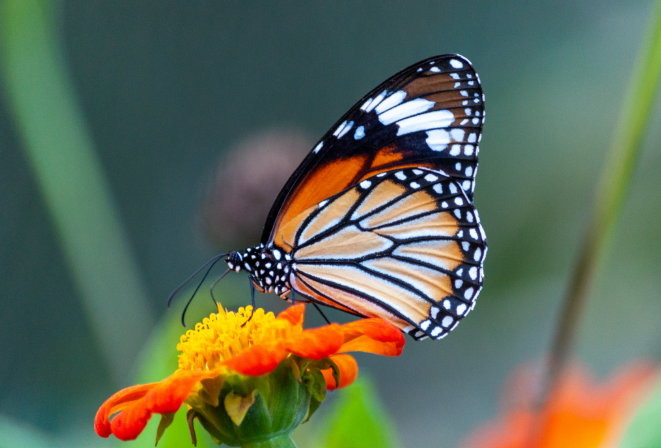
#> input picture lab/input 3.png, 661 x 448 px, given in place of input 3.jpg, which was not available
$ python histogram_equalization.py
#> lines starting #> are read from the running program, lines starting #| are printed output that depends on the picture; pictures that were not available may be replaced by others from this repository, and a replacement may not be noted
import cv2
import matplotlib.pyplot as plt
import os

# Image file
image_path = "input 3.jpg"

print("Looking for image at:")
print(os.path.abspath(image_path))

# Read image
image = cv2.imread(image_path)
#> image is the input picture: shape (448, 661, 3); mean B, G, R 87.5, 106.2, 95.1

# Check image
if image is None:
    print("Error: Image not found!")
    print("Check the image name, extension, and folder.")
    exit()

# Convert to grayscale
gray = cv2.cvtColor(image, cv2.COLOR_BGR2GRAY)
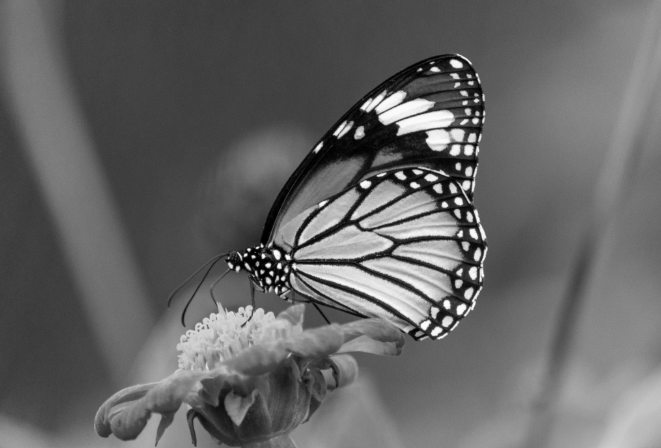
#> gray: shape (448, 661); min 0, max 253, mean 100.8

# Histogram equalization
equalized = cv2.equalizeHist(gray)
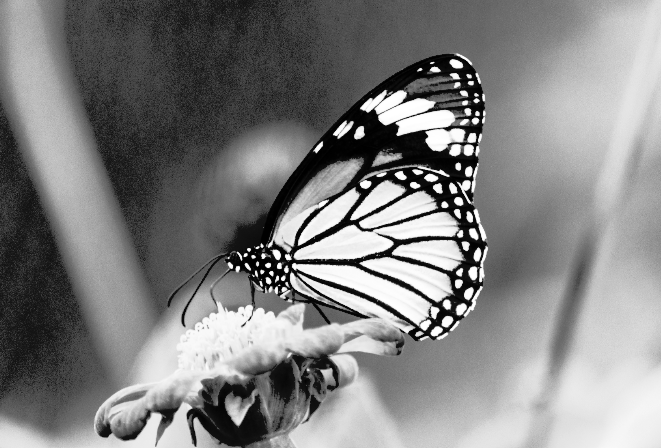
#> equalized: shape (448, 661); min 0, max 255, mean 128.8

# Display images and histograms
plt.figure(figsize=(10, 7))

plt.subplot(2, 2, 1)
plt.imshow(gray, cmap="gray")
plt.title("Original Image")
plt.axis("off")

plt.subplot(2, 2, 2)
plt.imshow(equalized, cmap="gray")
plt.title("Histogram Equalized Image")
plt.axis("off")

plt.subplot(2, 2, 3)
plt.hist(gray.ravel(), 256, [0, 256])
plt.title("Original Histogram")
plt.xlabel("Pixel Intensity")
plt.ylabel("Frequency")

plt.subplot(2, 2, 4)
plt.hist(equalized.ravel(), 256, [0, 256])
plt.title("Equalized Histogram")
plt.xlabel("Pixel Intensity")
plt.ylabel("Frequency")

plt.tight_layout()
plt.show()
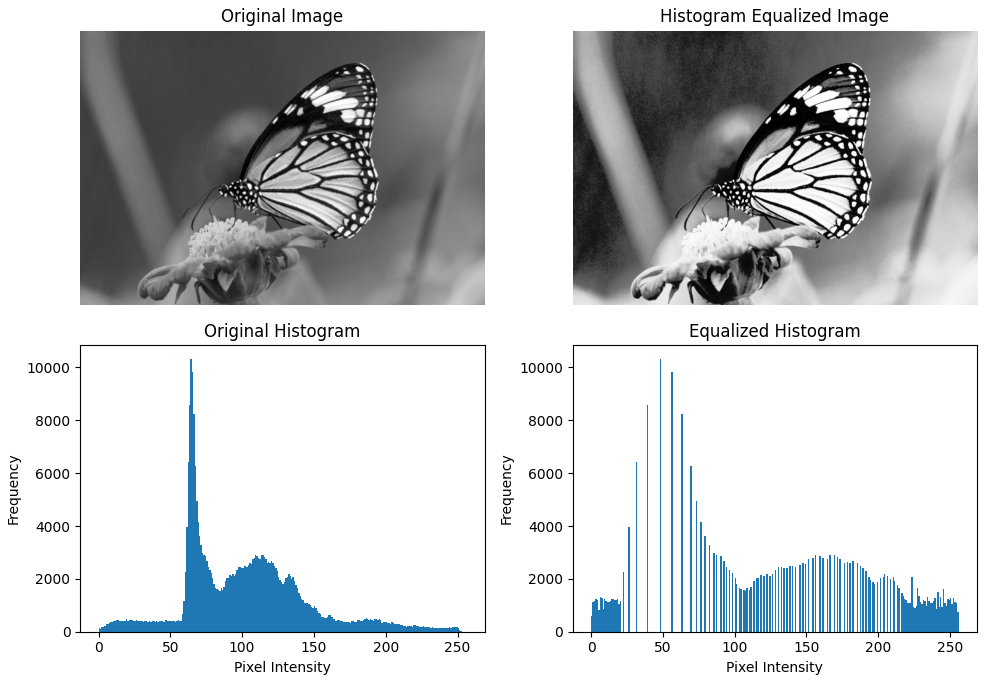
#> figure drawn by matplotlib, 4 panels; panel 3: tallest bar 10331 high, from x = 64 to 65; panel 4: tallest bar 10331 high, from x = 48 to 49

$ run again, with lab/180 Degree Clockwise Rotation11.png copied over lab/input 3.png
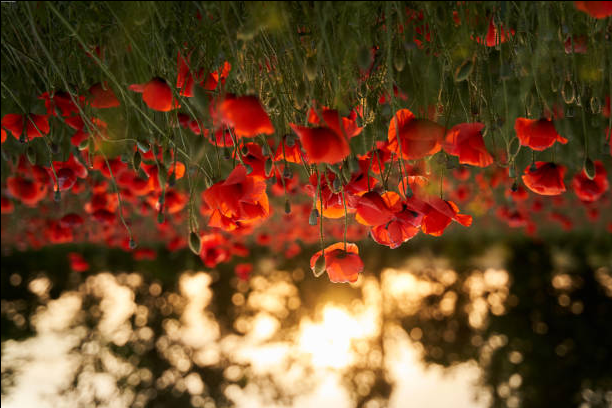
#> input picture lab/180 Degree Clockwise Rotation11.png, 612 x 408 px, given in place of input 3.jpg, which was not available
#> image is the input picture: shape (408, 612, 3); mean B, G, R 41, 72.6, 110
#> `equalized = cv2.equalizeHist(gray)`:
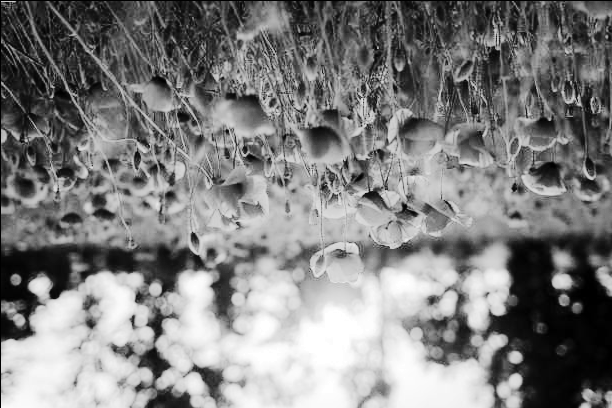
#> equalized: shape (408, 612); min 0, max 255, mean 128
#> `plt.show()`:
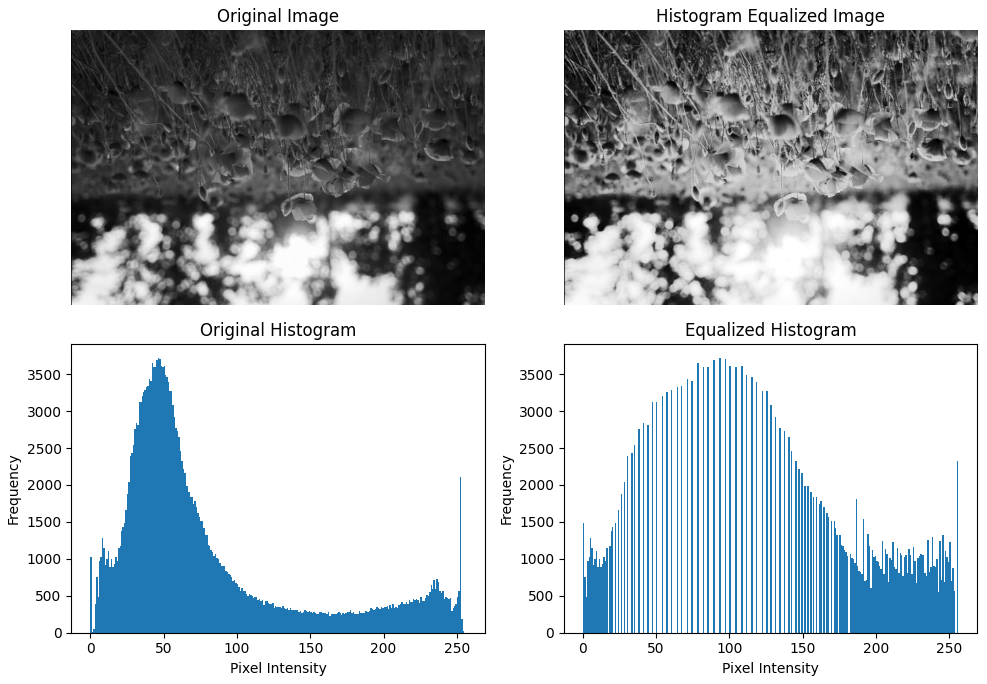
#> figure drawn by matplotlib, 4 panels; panel 3: tallest bar 3721 high, from x = 46 to 47; panel 4: tallest bar 3721 high, from x = 93 to 94

$ run again, with lab/270 Degree Clockwise Rotation12.png copied over lab/input 3.png
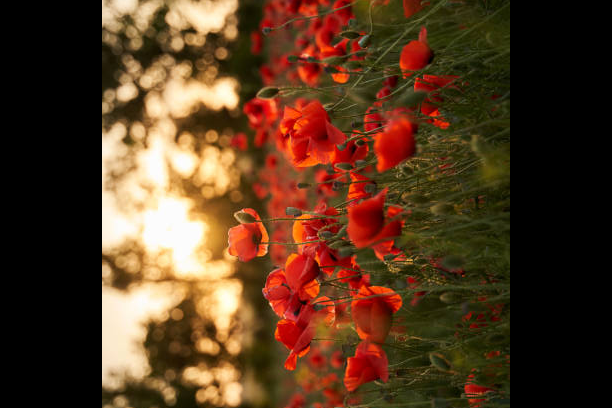
#> input picture lab/270 Degree Clockwise Rotation12.png, 612 x 408 px, given in place of input 3.jpg, which was not available
#> image is the input picture: shape (408, 612, 3); mean B, G, R 31.8, 55.6, 85
#> `equalized = cv2.equalizeHist(gray)`:
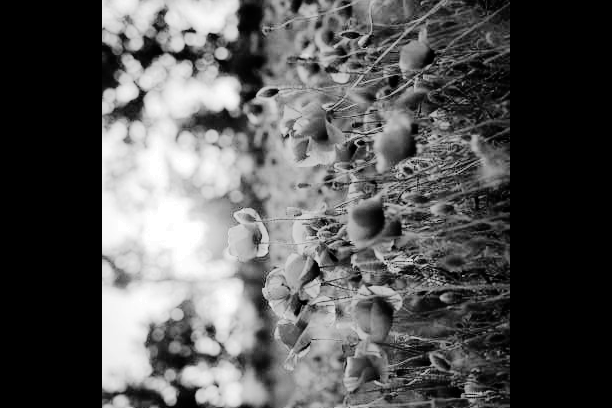
#> equalized: shape (408, 612); min 0, max 255, mean 85.7
#> `plt.show()`:
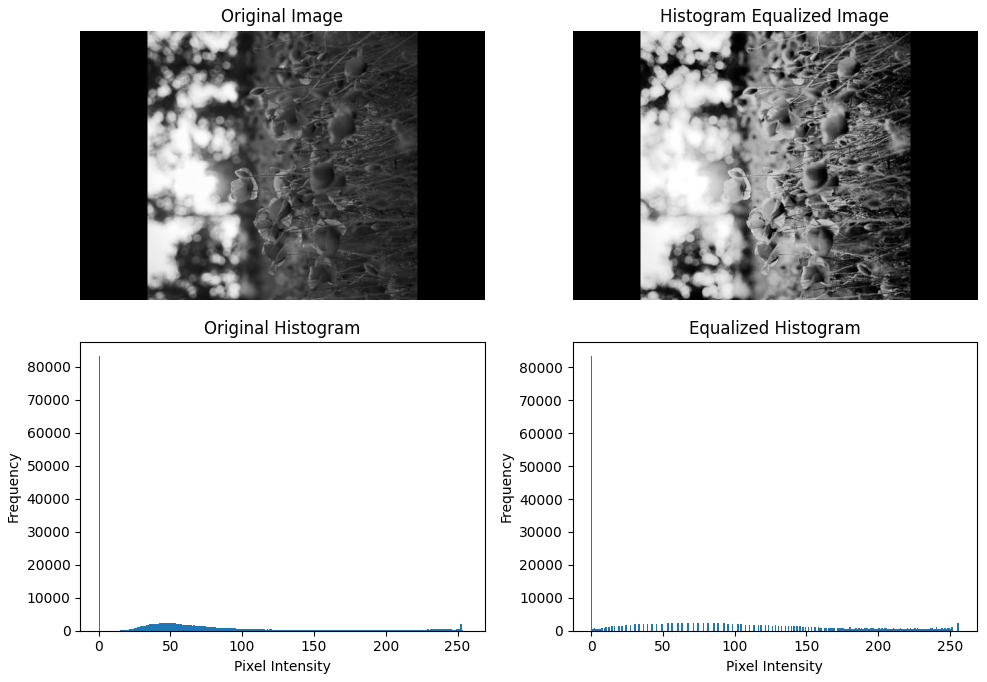
#> figure drawn by matplotlib, 4 panels; panel 3: tallest bar 83235 high, from x = 0 to 1; panel 4: tallest bar 83500 high, from x = 0 to 1
